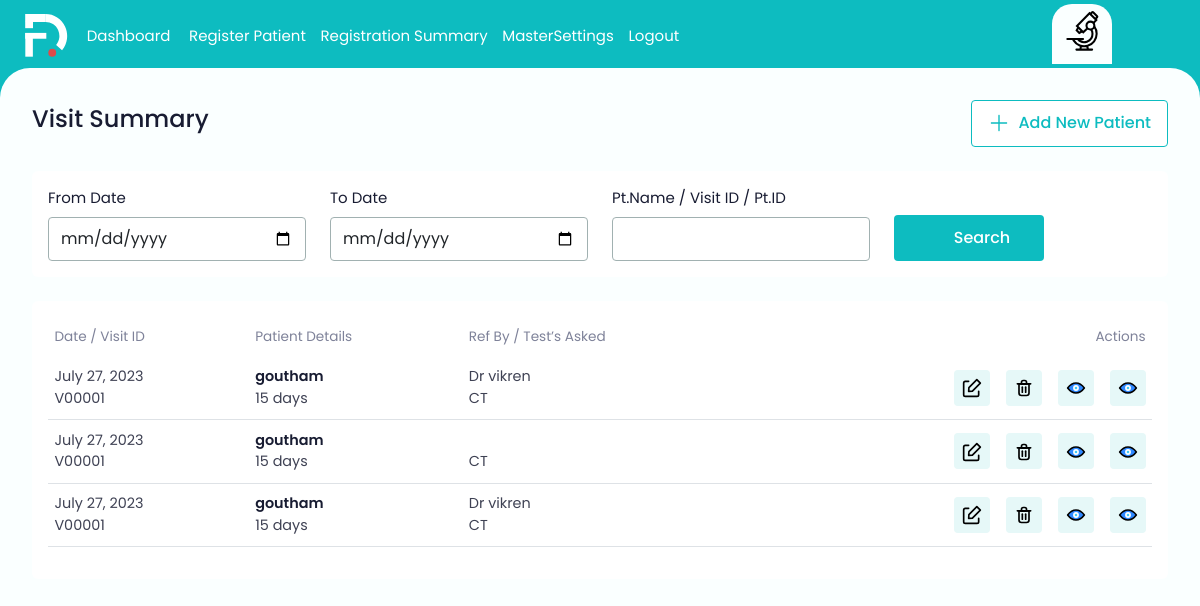
Before: /visitsummary/ (signed in) with the older database file.
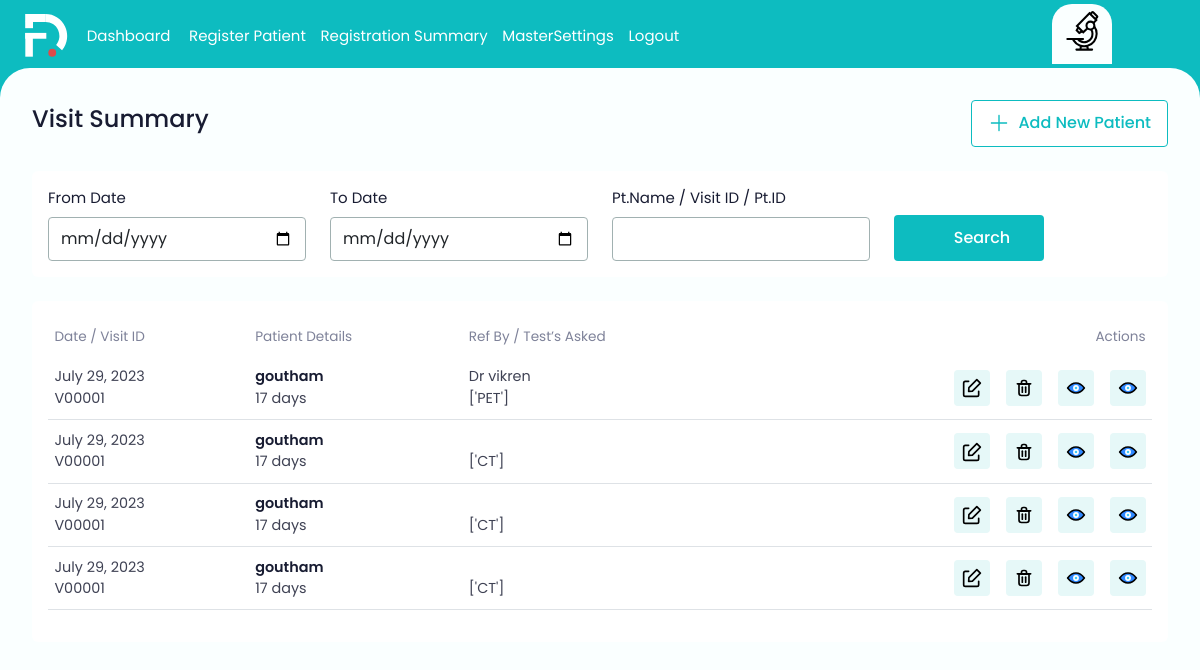
After: the same page with the newer database file.
### ekonapp/models.py (models this page shows, shortened)
class Visit(models.Model):
    patient = models.ForeignKey(ekon, on_delete=models.CASCADE)
    patient_category = models.CharField(max_length=255)
    ref_dr =  models.CharField(max_length=255)
    selected_test = models.CharField(max_length=255)
    visit_id = models.CharField(max_length=100)
    date =  models.DateField(auto_now_add=True)

class ekon(models.Model):
    uhid = models.CharField(max_length=255)
    Mr = 'Mr'
    SMT  = 'SMT'
    OTHERS = 'OTHERS'
    ANIMAL = 'ANIMAL'
    BABY = 'BABY'
    MS = 'MS'
    MRS = 'MRS'
    DR = 'DR'
    MASTER = 'MASTER'
    STATUS_CHOICES = [
        (Mr, 'Mr'),
        (SMT, 'SMT'),
        (OTHERS, 'OTHERS'),
        (ANIMAL, 'ANIMAL'),
        (BABY, 'BABY'),
        (MS, 'MS'),
        (MRS, 'MRS'),
        (DR, 'DR'),
        (MASTER, 'MASTER')
    ]
    title = models.CharField(max_length=255)
    male = 'male'
    female = 'female'
    Others = 'Others'
    STATUS_CHOICES = [
        (male, 'male'),
        (female, 'female'),
        (Others,'Others'),
    ]
    gender = models.CharField(max_length=255)
    patient_name = models.CharField(max_length=255)
    dob = models.DateField()
    age = models.CharField(max_length=255)
    email_id = models.EmailField()
    contact_number = models.CharField(max_length=255)
    date =  models.DateField(auto_now_add=True)
    Active = 'Active'
    Inactive = 'Inactive'
    STATUS_CHOICES = [
        (Active, 'Active'),
        (Inactive, 'Inactive'),
    ]
    status = models.CharField(max_length=255, choices=STATUS_CHOICES)
    accession_number = models.CharField(max_length=50)

### ekonapp/decorators.py (the view)
    def wrapper(request, *args, **kwargs):
        if not request.user.is_authenticated:
            return redirect('registerlogin')
        elif not Device.objects.filter(user=request.user, is_registered=True).exists():
            return redirect('register_device')
        else:
            return view_func(request, *args, **kwargs)

### ekonapp/views.py (called while the page is built)
@login_required
@device_required
def visitsummary(request):
    visits = Visit.objects.all()
    if request.method == 'POST':
        visit_id = request.POST.get('visit_id')
        status = request.POST.get('status')
        from_date = request.POST.get('from_date')
        to_date = request.POST.get('to_date')
        if visit_id:
            visits = visits.filter(visit_id__icontains=visit_id)
        if status:
            visits = visits.filter(status=status)
        if from_date and to_date:
            visits = visits.filter(date__range=[from_date, to_date])
        context = {'visits': visits, 'from_date': from_date, 'to_date': to_date}
    else:
        context = {'visits': visits}
    return render(request, 'visit-summary.html', context)

### ekonapp/templates/visit-summary.html (shortened to what this page needs)
{% extends 'base.html' %}
{% block content %}
{% load static %}
  <main>
    <form method="POST" action="{% url 'visitsummary' %}">
    <div class="mb-4 d-flex gap-3 align-items-center pe-3">
        <h5 class="page-heading">Visit Summary</h5>
        <div class="ms-auto">
          <div class="d-flex gap-3">
            <a href = "{% url 'patient-registration' %}">
            <button type="button" class="theme-btn-outline">
              <svg>
                  <use xlink:href="assets/images/iocn.svg#add"></use>
              </svg>
              <span>Add New Patient</span>
          </button>
        </a>
          </div>
        </div>
      </div>
    <div class="auto-scroll">
          <div class="bg-white rounded-2 p-3 mb-4">
              <div class="row">
                <div class="col-md-3">
                  <label class="form-label">From Date</label>
                  <input type="date"  name = "from_date" class="form-control ">
                </div>
                <div class="col-md-3">
                  <label class="form-label">To Date</label>
                  <input type="date" name = "to_date" class="form-control ">
                </div>
                <div class="col-md-3">
                  <label class="form-label">Pt.Name / Visit ID / Pt.ID</label>
                  <input type="text" name = "visit_id" class="form-control">
                </div>
                <div class="col-md-3">
                  <button type="search" class="theme-btn btn-h">
                      <svg>
                          <use xlink:href="{% static 'images/iocn.svg#search' %}"></use>
                      </svg>
                      <span>Search</span>
                  </button>
                </div>
              </div>
          </div>
        </form>
          <div class="bg-white rounded-2 p-3">
              <div class="table-responsive">
                  <table class="table table-data ">
                      <thead>
                        <tr>
                          <th>Date / Visit ID</th>
                          <th>Patient Details</th>
                          <th>Ref By / Test’s Asked</th>
                          <th class="text-end">Actions</th>
                        </tr>
                      </thead>
                      {% for visits in visits %}
                      <tbody>
                        <tr>
                          <td class="text-nowrap"><span>{{visits.date}}</span><br><span>{{visits.visit_id}}</span></td>
                          <td>
                            <div>
                              <div class="text-d-blue fw-semibold">{{visits.patient.patient_name}}</div>
                              <div>
                                <span>{{visits.patient.age}}</span>
                                <svg class="gender-male">
                                  <use xlink:href="{% static 'images/iocn.svg#gender-male' %}"></use>
                              </svg>
                              </div>
                          </div>
                          </td>
                          <td><span>{{visits.ref_dr}}</span><br><span>{{visits.selected_test}}</span></td>
                          <td class="text-end">
                              <div class="d-flex gap-3 justify-content-end">
                                <a href = "{% url 'scan' visits.id %}">
                                  <button type="button" class="table-btn">
                                  </button>
                                  <a href="{% url 'deletevisit' visits.id %}" >
                                  <button type="button" class="table-btn">
                                  </button>
                                 </a>
                                 <a href="{% url 'downloadbarcode' visits.id %}">
                                  <button type="button" class="table-btn">
                                  </button>
                                </a>
                                <a href="{% url 'downloadqrcode' visits.id %}">
                                  <button type="button" class="table-btn">
                                  </button>
                                </a>
                              </div>
                          </td>
                        </tr>
                      </tbody>
                      {% endfor %}
                    </table>
              </div>
          </div>
  </main>
</body>
</html>
{% endblock %}

### ekonapp/templates/base.html (shortened to what this page needs)
{% load static %}
<!DOCTYPE html>
<head>
    <link href="{% static 'css/bootstrap.css' %}" rel="stylesheet" />
    <link href="{% static 'css/custom.css' %}" rel="stylesheet" />
    <link href="{% static "js/bootstrap.bundle.min.js" %}"rel="stylesheet" />
</head>
<body>
    <header>
        <div class="container-fluid px-4">
            <div class="d-flex pt-1 align-items-center">
                <div>
                    <img src="{% static 'images/app-logo.svg' %}" class="app-logo">
                    <span class="badge badge-secondary">
                </div>
                {% block head %}
                <div class="nav-item" style=" color: white;">
                    <a class="nav-link" href="{% url 'Dashboard' %}">Dashboard <span class="badge badge-secondary"> </a>
                   </div>
                 <div class="nav-item" style=" color: white;">
                     <a class="nav-link" href="{% url 'registrationsummary' %}">Register Patient<span class="badge badge-secondary">  </a>
                    </div>
                <div class="nav-item" style=" color: white ">
                    <a class="nav-link" href="{% url 'visitsummary' %}">Registration Summary<span class="badge badge-secondary"> </a>
                    </div>
                    <div class="nav-item dropdown dropdown-hover" style=" color: white;">
                        <a class="nav-link" href="#" >Master</a>
                    </div>
                    <div class="nav-item" style=" color: white;">
                        <a class="nav-link" href="{% url 'Settings' %}"> Settings<span class="badge badge-secondary">  </a>
                       </div>
                     <div class="nav-item" style=" color: white ">
                     <a class="nav-link" href="{% url 'logout' %}">Logout </a>
                    </div>
                <div class="ms-auto">
                    <ul class="nav menu-nav">
                        <div class="nav-item">
                            <a class="nav-link active" href="#">
                                <img src="{% static 'images/microscope-svgrepo-com.svg' %}" class="app-logo">
                            </a>
                        </div>
                        <li class="nav-item">
                            <a class="nav-link" href="#">
                                <svg>
                                    <use xlink:href="{% static 'images/iocn.svg#setting' %}"></use>
                                </svg>
                                {% endblock %}
                            </a>
                        </li>
                    </ul>
                </div>
            </div>
        </div>
    </header>
        {% block content %}
        {% endblock %}
    </body>
</html>

### static/css/custom.css (style rules this page uses)
body { font-family: var(--bs-theme-font-family); color: var(--bs-text-color-100); font-size: var(--bs-body-font-size); background-color: var(--bs-theme-color); }
.app-logo { height: 44px; }
.menu-nav .nav-link { padding: 0.3rem 0.5rem 0.7rem 0.5rem; }
.menu-nav .nav-link svg { width: 48px; height: 48px; color: #fff; }
.menu-nav .nav-link.active { background-color: var(--bs-bg-color); padding: 0.3rem 0.5rem 0.7rem 0.5rem; border-top-left-radius: 20px; border-top-right-radius: 20px; }
main { background-color: var(--bs-bg-color); border-top-left-radius: 30px; border-top-right-radius: 30px; width: 100%; height: 100%; position: fixed; overflow: hidden; padding: 2rem 1rem 2rem 2rem; margin-right: 2rem; }
main .auto-scroll { overflow-x: hidden; overflow-y: auto; padding-right: 1rem; height: calc(100vh - 200px); }
main .page-heading { font-size: 1.5rem; font-weight: 500; color: var(--bs-text-color-100); }
main .form-control, main .form-select { padding: 0.55rem 0.75rem; border-radius: var(--bs-btn-radius); border-color: var(--bs-textbox-border); }
main .form-label { font-size: var(--bs-text-color-200); }
.theme-btn { background-color: var(--bs-theme-color); padding: 0.7rem 1rem; min-width: 150px; border: 0; font-size: 1rem; font-weight: 500; border-radius: var(--bs-btn-radius); display: flex; gap: 0.5rem; align-items: center; justify-content: center; }
.theme-btn svg { width: 18px; height: 18px; }
.theme-btn, .theme-btn svg { color: #fff; }
.theme-btn-outline { background-color: #fff; padding: 0.65rem 1rem; min-width: 150px; border: 1px solid var(--bs-theme-color); font-size: 1rem; font-weight: 500; border-radius: var(--bs-btn-radius); display: flex; gap: 0.5rem; align-items: center; justify-content: center; }
.theme-btn-outline svg { width: 22px; height: 22px; }
.theme-btn-outline, .theme-btn-outline svg { color: var(--bs-theme-color); }
.btn-h { margin-top: 1.75rem; }
.table-data { width: 100%; }
.table-data > thead th { font-size: 0.85rem; color: var(--bs-text-color-300); font-weight: 400; border-bottom: 0; background-color: #fff; position: sticky; }
.table-data > thead th, .table-data > tbody td { padding: 0.6rem 0.4rem; }
.table-data > tbody td { color: var(--bs-text-color-400); font-size: 0.9rem; vertical-align: middle; }
.table-data > tbody td .table-btn { width: 36px; height: 36px; background-color: var(--bs-table-icon-bg); border-radius: var(--bs-btn-radius); border: 0; }
.table-data > tbody td .table-btn svg { width: 20px; height: 20px; color: var(--bs-text-color-400); }
.gender-male { width: 16px; height: 16px; color: var(--bs-syblue); }
.text-d-blue { color: var(--bs-text-color-100) !important; }

Changed rows visible on the page:
changed Visit "Dr vikren": date "July 27, 2023" → "July 29, 2023"; patient.age "15 days" → "17 days"; selected_test "CT" → "['PET']"
changed Visit (number 2 of 4 on the later page): date "July 27, 2023" → "July 29, 2023"; patient.age "15 days" → "17 days"; selected_test "CT" → "['CT']"
changed Visit (number 3 of 4 on the later page): date "July 27, 2023" → "July 29, 2023"; patient.age "15 days" → "17 days"; selected_test "CT" → "['CT']"; ref_dr "Dr vikren" → (not shown)
added Visit: date "July 29, 2023", visit_id "V00001", patient.patient_name "goutham", patient.age "17 days", selected_test "['CT']"
